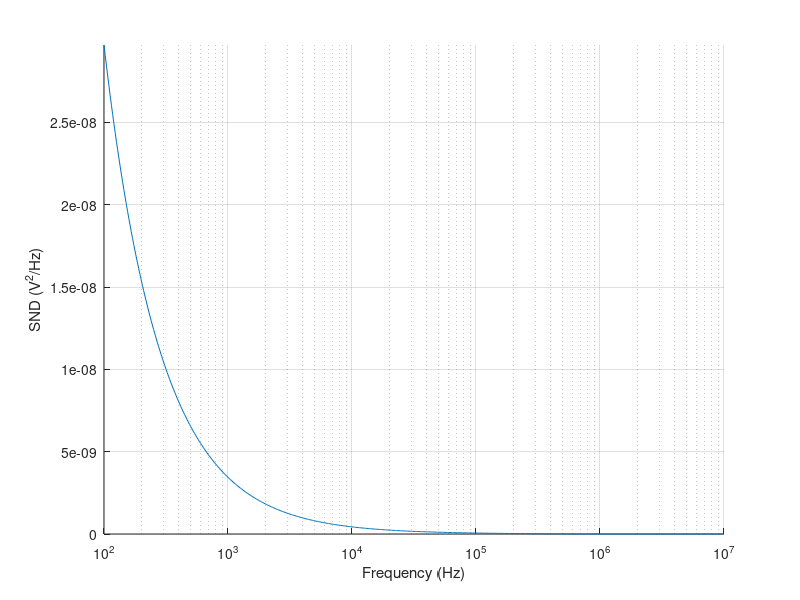

Recreate this plot in MATLAB.
clear all; close all; clc;

%% Read data from CSV in the same folder
M = csvread('ac_noise.csv',1,0);
freq = M(:,1);
snd = M(:,2);

%% Generate plot
hold on;
plot(freq,snd);
xlabel('Frequency (Hz)');
ylabel('SND (V^2/Hz)');
axis([min(freq),max(freq),0,max(snd)]);
set(gca,'xscale','log');
grid on;
